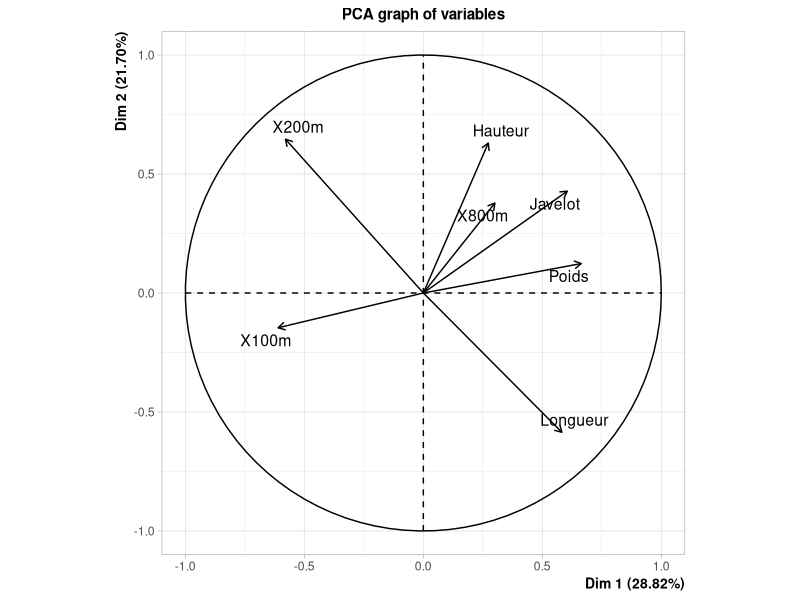
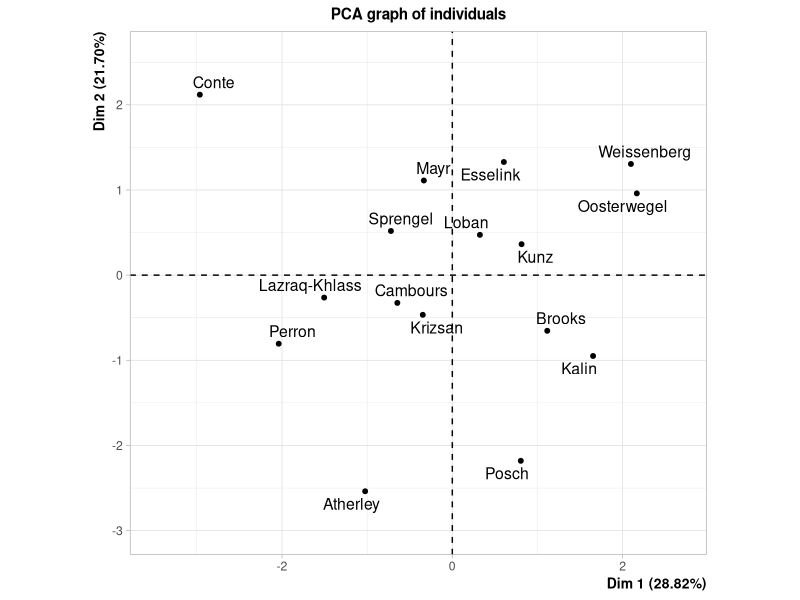
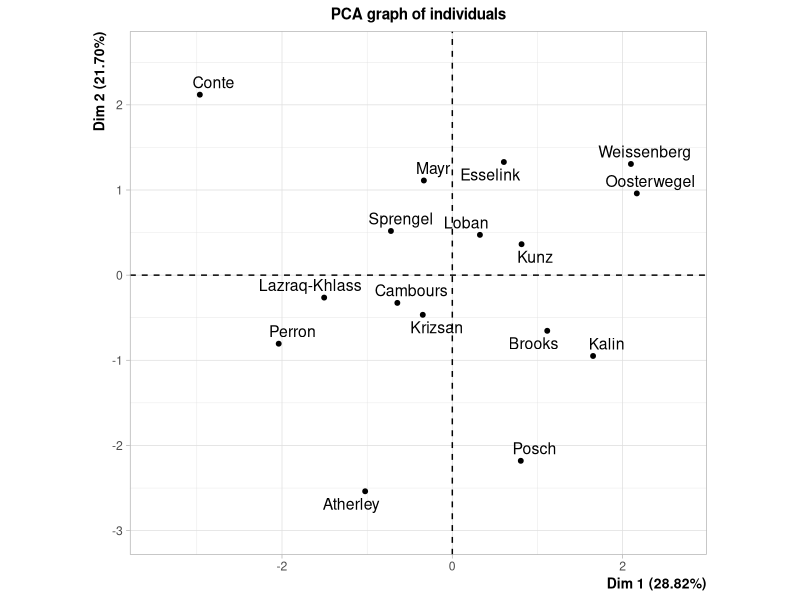
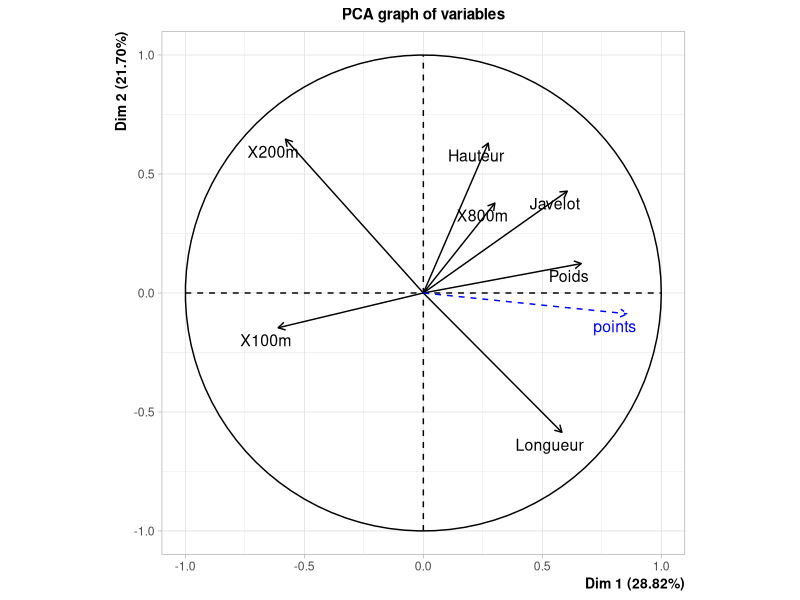

Reproduce these figures in R, in order.
## ---- chunk 1
df <- read.table("data/heptathlon_2023.csv", sep=",", header=T, stringsAsFactors = T, row.names = 1)
## ---- chunk 2
na_athlete = which(is.na(df$Points)) # On sélectionne les athlètes ne possèdant pas de points.
df = df[-na_athlete,] # On supprime les athlètes respectant la condition évoquée sur la dernière ligne.
## ---- chunk 3
var.perf = 3:9 # Les variables de performances vont de la colonne 3 à 9.
## ---- chunk 4
print(paste("La première valeur de la variable 800m est conditionnée comme suit :",df$X800m[1]))
df$X800m = as.numeric(paste0(as.numeric(substr(df$X800m, 1, 1))*60+as.numeric(substr(df$X800m, 3, 4)),".",substr(df$X800m, 6, 7))) # On transforme les données de 800m.
print(paste("Après notre transformation, la première valeur de la variable 800m est conditionnée comme suit :",df$X800m[1]))
## ---- chunk 5
df_quanti = data.frame(scale(df[,var.perf])) # On scale dans un data.frame les variables sélectionnées.
## ---- chunk 6
library(FactoMineR)
res.pca = PCA(df_quanti, graph = F)

plot(res.pca, choix = "var")
## ---- chunk 7
plot(res.pca, choix = "ind")
## ---- chunk 8
res.pca$eig
## ---- chunk 9
points = df$Points # On attribut les points des athlètes dans une nouvelle variable.
df_quanti$points = points # On créé une nouvelle colonne à laquelle on attribut la variable points.

res.pca = PCA(df_quanti, quanti.sup = 8) # La variable supplémentaire est la variable Points qui se situe à la 8ième colonne du tableau. 
## ---- chunk 10
rm(list=ls())
